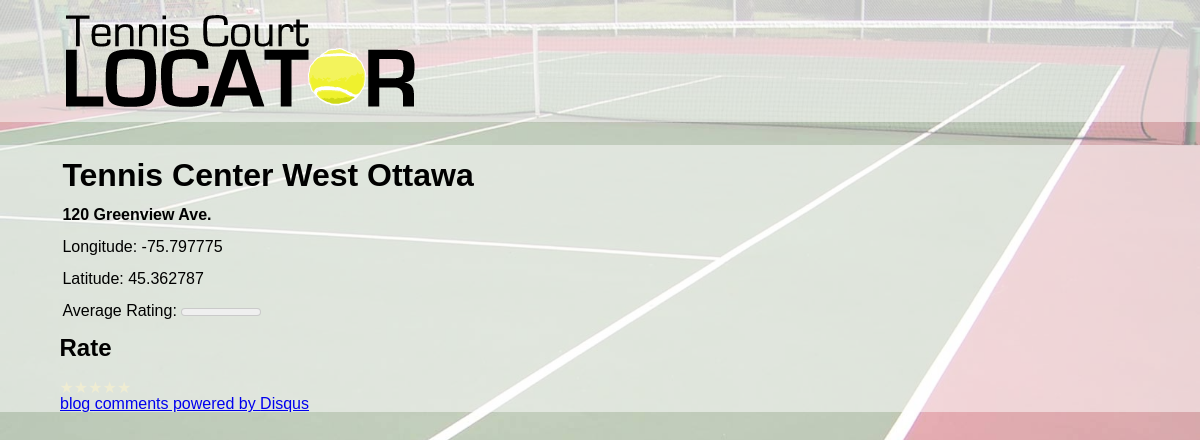
Before: /single.php?id=5 with the older database file.
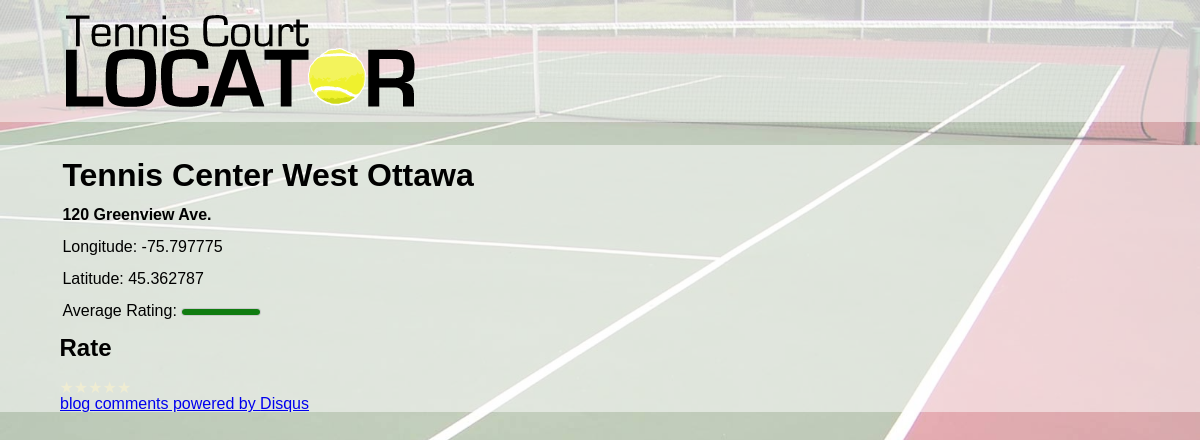
After: the same page with the newer database file.
### tables this page shows
CREATE TABLE IF NOT EXISTS `tenniscourtlocator` (
  `id` int(11) NOT NULL AUTO_INCREMENT,
  `name` varchar(100) NOT NULL,
  `longitude` double NOT NULL,
  `latitude` double NOT NULL,
  `street_address` varchar(255) NOT NULL,
  `rate_count` int(11) NOT NULL,
  `rate_total` int(11) NOT NULL,
  `isindoor` tinyint(1) NOT NULL,
  `isoutdoor` tinyint(1) NOT NULL,
  PRIMARY KEY (`id`)
);

### single.php (the view, shortened to what this page needs)
<?php
	$id = filter_input(INPUT_GET, 'id', FILTER_SANITIZE_NUMBER_INT);
	require_once 'includes/db.php';
	$sql = $db->prepare('
		SELECT id, name, longitude, latitude, street_address, rate_count, rate_total
		FROM tenniscourtlocator
		WHERE id = :id
	');
	$sql->bindValue(':id', $id, PDO::PARAM_INT);
	$sql->execute();
	$results = $sql->fetch();
	if ($results['rate_count'] > 0) {
		$rating = round($results['rate_total'] / $results['rate_count']);
	} else {
		$rating = 0;
	}
	$cookie = get_rate_cookie();
	include 'includes/index-top.php';
?>
	<div id="header"><img src="images/tcl-title.png" alt="Tennis Court Locator Logo"></div>
	<div id="court-info">
		<div class="ratings">
			<div class="info">
				<h1><?php echo $results['name']; ?></h1>
				<p class="street"><?php echo $results['street_address']; ?></p>
				<p>Longitude: <?php echo $results['longitude']; ?></p>
				<p>Latitude: <?php echo $results['latitude']; ?></p>
				<p>Average Rating: <meter value="<?php echo $rating; ?>" min="0" max="5"><?php echo $rating; ?> out of 5</meter></p>
			</div>
			<?php if (isset($cookie[$id])) : ?>
			<h2>Your Rating</h2>
			<ol class="tennis-rater tennis-rating">
				<?php for ($i = 1; $i <= 5; $i++) : ?>
					<?php $class = ($i <= $cookie[$id]) ? 'is-rated' : ''; ?>
					<li class="tennis-rater-lvl <?php echo $class; ?>">★</li>
				<?php endfor; ?>
			</ol>
			<?php else : ?>
			<h2>Rate</h2>
			<ol class="tennis-rater tennis-rating">
				<?php for ($i = 1; $i <= 5; $i++) : ?>
				<li class="tennis-rater-lvl"><a href="rate.php?id=<?php echo $results['id']; ?>&rate=<?php echo $i; ?>">★</a></li>
				<?php endfor; ?>
			</ol>
			<?php endif; ?>
		</div>
        <a href="http://disqus.com" class="dsq-brlink">blog comments powered by <span class="logo-disqus">Disqus</span></a>
	</div>
<?php
	include 'includes/index-bottom.php';
?>

Changed rows visible on the page:
changed tenniscourtlocator "Tennis Center West Ottawa": rate_count 0 → 1 (drawn)
